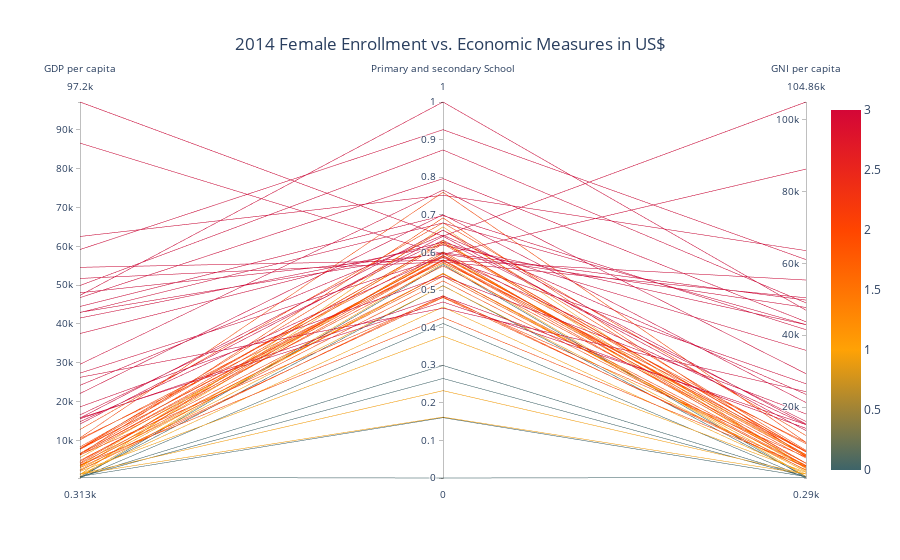

The code cell stored with this chart in its notebook:
### Code cell
import pandas as pd
import plotly.graph_objects as go

# Assuming merged_df_cleaned is your DataFrame containing the cleaned data

# Define dimensions for the parallel coordinates plot
dimensions = ['2014 (GDP per capita (current US$))', 
              '2014 (Gross enrolment ratio, primary and secondary, female (%))',
              '2014 (GNI per capita, Atlas method (current US$))']

# Define your custom color scale
hex_colors = ["#3d6469", "#ffa205", "#ff4500", "#d40637"]

# Calculate the intervals for each color in the custom scale
color_intervals = [i / (len(hex_colors) - 1) for i in range(len(hex_colors))]

# Define custom labels for the dimensions
custom_labels = ['GDP per capita', 'Primary and secondary School', 'GNI per capita']

# Create the parallel coordinates plot using plotly.graph_objects
fig = go.Figure()

# Add parallel coordinates trace
fig.add_trace(go.Parcoords(
    line=dict(color=df_normalized['numeric_income'], 
              colorscale=hex_colors,  # Use your custom color scale
              showscale=True),  # Set showscale to False to hide the color scale
    dimensions=[
        dict(range=[df_normalized[dim].min(), df_normalized[dim].max()],
             label=label,  # Use custom label
             values=df_normalized[dim])
        for dim, label in zip(dimensions, custom_labels)
    ],
))

# Update layout to add title
fig.update_layout(
    title="2014 Female Enrollment vs. Economic Measures in US$",  # Set the title of the plot
    title_x=0.5  # Set the x position of the title
)

### Figure 1 — Plotly figure (JSON) as saved in the notebook; plotly's stock layout.template omitted (floating-point values rounded to 4 significant figures)
{"data": [{"dimensions": [{"label": "GDP per capita", "range": [312.7, 97200.0], "values": [2018.0, 41530.0, 1196.0, 3492.0, 7684.0, 4196.0, 44500.0, 86610.0, 59180.0, 14200.0, 12810.0, 22080.0, 29620.0, 97200.0, 6200.0, 18630.0, 24200.0, 16550.0, 15760.0, 2245.0, 48040.0, 42960.0, 3105.0, 46780.0, 51730.0, 27340.0, 62550.0, 7891.0, 7853.0, 4579.0, 49910.0, 8319.0, 47380.0, 14820.0, 4852.0, 10450.0, 7913.0, 15780.0, 2243.0, 3989.0, 6397.0, 6269.0, 6491.0, 10650.0, 6650.0, 3688.0, 3328.0, 5541.0, 37540.0, 2961.0, 26250.0, 43000.0, 54600.0, 612.1, 706.2, 2505.0, 1317.0, 3530.0, 312.7, 703.8, 706.6, 429.8, 623.3, 15570.0, 10150.0, 1327.0, 6485.0, 354.7, 1218.0]}, {"label": "Primary and secondary School", "range": [0, 1], "values": [0.3773, 0.6196, 0.6679, 0.5242, 0.5874, 0.5982, 0.6979, 0.595, 0.9263, 0.6429, 0.6787, 0.7003, 0.7659, 0.6432, 0.564, 0.5371, 0.6459, 0.6322, 0.6591, 0.485, 0.5961, 0.6784, 0.5988, 0.7962, 0.5749, 0.5861, 0.7519, 0.6266, 0.5803, 0.5784, 0.8724, 0.6258, 1, 0.5916, 0.5427, 0.5733, 0.6595, 0.4682, 0.5109, 0.5366, 0.6917, 0.4812, 0.5786, 0.7599, 0.6226, 0.4268, 0.5433, 0.5923, 0.6273, 0.48, 0.4516, 0.5991, 0.5793, 0.2647, 0.5711, 0.5445, 0.162, 0.6311, 0.411, 0.1605, 0.5115, 0, 0.2994, 0.4834, 0.6015, 0.2323, 0.5901, 0.5677, 0.4548]}, {"label": "GNI per capita", "range": [290, 104860], "values": [1840, 42930, 2840, 3620, 7520, 4360, 41530, 86200, 61030, 13460, 12090, 21260, 29300, 104860, 5840, 18110, 23550, 16020, 15310, 2560, 47710, 42950, 3560, 43740, 50400, 26500, 63530, 7700, 7720, 4440, 48990, 7600, 46940, 15140, 4390, 10190, 7970, 15130, 2040, 3790, 6130, 6110, 6360, 10200, 6630, 3450, 3180, 6470, 35790, 3180, 24300, 49770, 55350, 630, 730, 2330, 1390, 3310, 290, 680, 700, 420, 620, 14100, 9790, 1380, 6800, 350, 1380]}], "line": {"color": [1, 3, 1, 2, 2, 2, 3, 3, 3, 3, 2, 3, 3, 3, 2, 3, 3, 3, 3, 2, 3, 3, 1, 3, 3, 3, 3, 2, 2, 2, 3, 2, 3, 3, 2, 2, 2, 3, 1, 2, 2, 2, 2, 2, 2, 2, 1, 1, 3, 2, 3, 3, 3, 0, 1, 1, 1, 1, 0, 0, 0, 0, 0, 3, 2, 1, 2, 0, 1], "colorscale": [[0, "#3d6469"], [0.3333, "#ffa205"], [0.6667, "#ff4500"], [1, "#d40637"]], "showscale": true}, "type": "parcoords"}], "layout": {"title": {"text": "2014 Female Enrollment vs. Economic Measures in US$", "x": 0.5}}}
